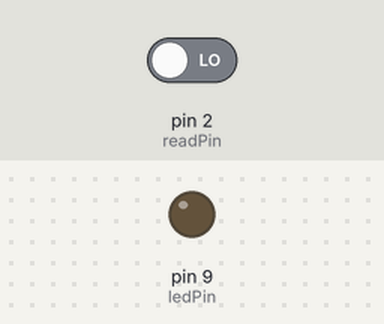
Bench run of a sketch on a simulated Arduino Uno, built with avr-gcc and run on an emulated ATmega328P. On the bench: output pins drawn as LEDs (lit = HIGH). The inputs (shaded band) are chosen by the test bench; at power-on: pin 2 (readPin) LOW.

Above: at 1.2 s.
1.3 s: pin 2 (readPin) driven HIGH
At 2.3 s:
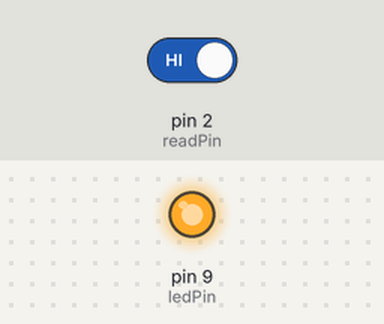
Timing chart, 0 to 4.3 s (numbered marks = the images above; inputs shaded):
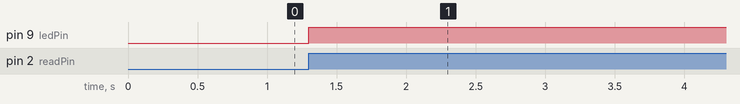

The sketch:

pull-up_down_Button.ino
```cpp
int readPin = 2;
int dt = 100;
int ledPin = 9;
int buttonNew;
int buttonOld=0;
int ledState=0;

void setup() {
  // put your setup code here, to run once:
Serial.begin(2000000);
pinMode(ledPin, OUTPUT);
pinMode(readPin, INPUT);
}

void loop() {
  // put your main code here, to run repeatedly:
  buttonNew = digitalRead(readPin);
  if (buttonNew==1 && buttonOld==0) {
    if (ledState==0) {digitalWrite(ledPin, HIGH); ledState=1;}
    else {digitalWrite(ledPin, LOW); ledState=0;}
    }
  buttonOld=buttonNew;
  delay(dt);

}
```

Measured:
- after the input at 1.3 s, pin 9 (ledPin): LOW → HIGH at once
